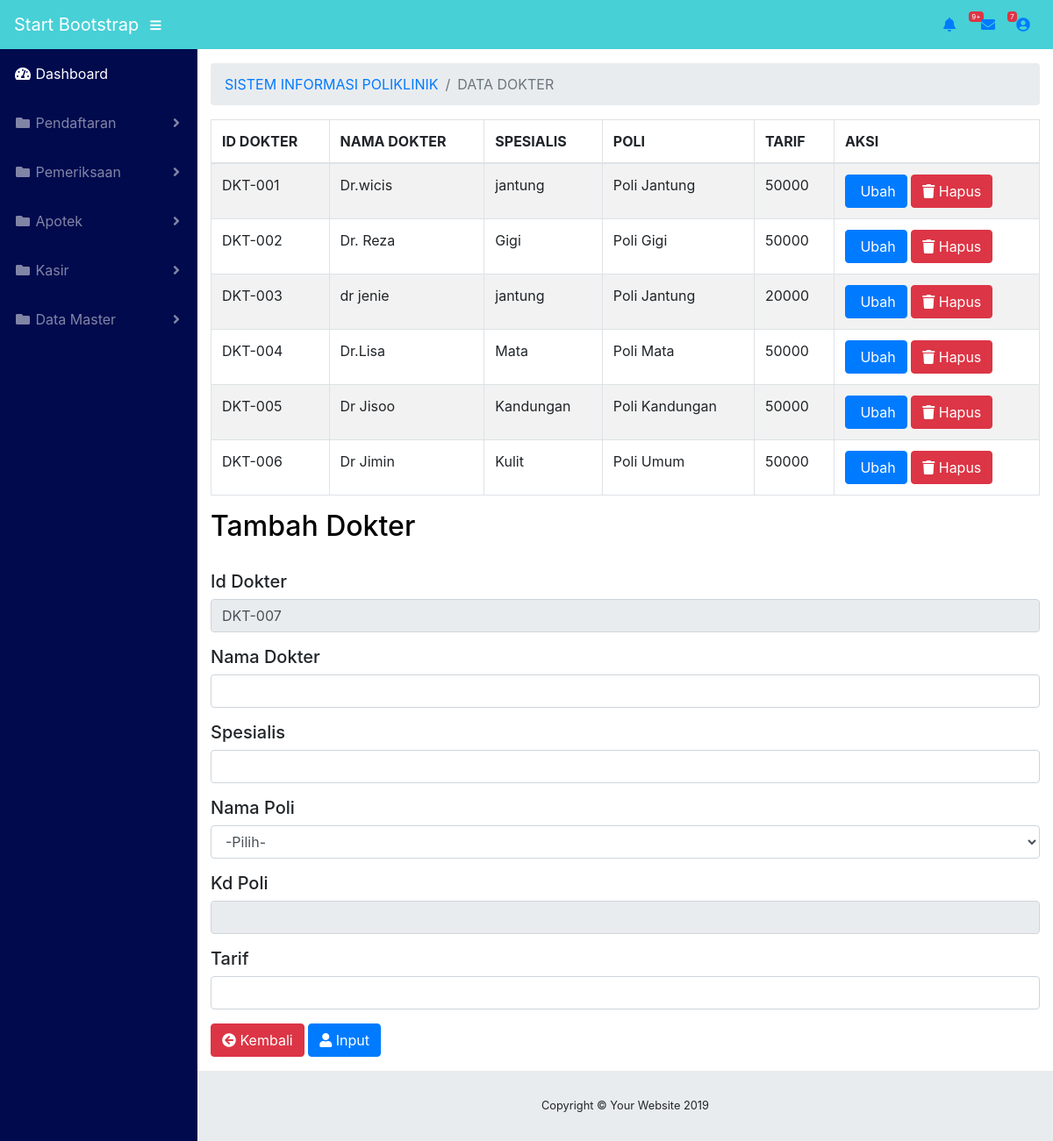
Screenshot of /data_dokter.php (signed in) with the database file from the repository.
### tables this page shows
CREATE TABLE IF NOT EXISTS `tb_dokter` (
  `id_dokter` varchar(100) NOT NULL,
  `nm_dokter` varchar(100) NOT NULL,
  `spesialis` varchar(100) NOT NULL,
  `tarif` varchar(100) NOT NULL,
  `kd_poli` varchar(100) NOT NULL,
  `nm_poli` varchar(100) NOT NULL
);

### data_dokter.php (the view, shortened to what this page needs)
<?php
    include "koneksi.php";
    $query = "SELECT max(id_dokter) as maxKode FROM tb_dokter";
    $hasil = mysqli_query($conn,$query);
    $data = mysqli_fetch_array($hasil);
    $idBel = $data['maxKode'];
    $noUrut = (int) substr($idBel, 4, 4);
    $noUrut++;
    $char = "DKT-";
    $idBel = $char.sprintf("%03s", $noUrut);
?>
<!DOCTYPE html>
<html lang="en">
<head>
  <link href="vendor/fontawesome-free/css/all.min.css" rel="stylesheet" type="text/css">
  <link href="vendor/datatables/dataTables.bootstrap4.css" rel="stylesheet">
  <link href="css/sb-admin.css" rel="stylesheet">
</head>
<body id="page-top">
  <nav class="navbar navbar-expand static-top"style="background-color: #47D0D6;">
    <a class="navbar-brand mr-1"style="color: white" href="index.html">Start Bootstrap</a>
    <button class="btn btn-link btn-sm text-white order-1 order-sm-0" id="sidebarToggle" href="#">
      <i class="fas fa-bars"></i>
    </button>
    <ul class="navbar-nav ml-auto ml-md-0">
      <li class="nav-item dropdown no-arrow mx-1">
        <a class="nav-link dropdown-toggle" href="#" id="alertsDropdown" role="button" data-toggle="dropdown" aria-haspopup="true" aria-expanded="false">
          <i class="fas fa-bell fa-fw"></i>
          <span class="badge badge-danger">9+</span>
        </a>
      </li>
      <li class="nav-item dropdown no-arrow mx-1">
        <a class="nav-link dropdown-toggle" href="#" id="messagesDropdown" role="button" data-toggle="dropdown" aria-haspopup="true" aria-expanded="false">
          <i class="fas fa-envelope fa-fw"></i>
          <span class="badge badge-danger">7</span>
        </a>
      </li>
      <li class="nav-item dropdown no-arrow">
        <a class="nav-link dropdown-toggle" href="#" id="userDropdown" role="button" data-toggle="dropdown" aria-haspopup="true" aria-expanded="false">
          <i class="fas fa-user-circle fa-fw"></i>
        </a>
      </li>
    </ul>
  </nav>
  <div id="wrapper">
    <ul class="sidebar navbar-nav"style="background-color: #000A4D;">
      <li class="nav-item active">
        <a class="nav-link" href="index_admin.php">
          <i class="fas fa-fw fa-tachometer-alt"></i>
          <span>Dashboard</span>
        </a>
      </li>
      <li class="nav-item dropdown">
        <a class="nav-link dropdown-toggle" href="#" id="pagesDropdown" role="button" data-toggle="dropdown" aria-haspopup="true" aria-expanded="false">
          <i class="fas fa-fw fa-folder"></i>
          <span>Pendaftaran</span>
        </a>
      <li class="nav-item dropdown">
        <a class="nav-link dropdown-toggle" href="#" id="pagesDropdown" role="button" data-toggle="dropdown" aria-haspopup="true" aria-expanded="false">
          <i class="fas fa-fw fa-folder"></i>
          <span>Pemeriksaan</span>
        </a>
      </li>
      <li class="nav-item dropdown">
        <a class="nav-link dropdown-toggle" href="#" id="pagesDropdown" role="button" data-toggle="dropdown" aria-haspopup="true" aria-expanded="false">
          <i class="fas fa-fw fa-folder"></i>
          <span>Apotek</span>
        </a>
      </li>
      <li class="nav-item dropdown">
        <a class="nav-link dropdown-toggle" href="#" id="pagesDropdown" role="button" data-toggle="dropdown" aria-haspopup="true" aria-expanded="false">
          <i class="fas fa-fw fa-folder"></i>
          <span>Kasir</span>
        </a>
      </li>
      <li class="nav-item dropdown">
        <a class="nav-link dropdown-toggle" href="#" id="pagesDropdown" role="button" data-toggle="dropdown" aria-haspopup="true" aria-expanded="false">
          <i class="fas fa-fw fa-folder"></i>
          <span>Data Master</span>
        </a>
      </li>
    </ul>
    <div id="content-wrapper">
      <div class="container-fluid">
        <ol class="breadcrumb">
          <li class="breadcrumb-item">
            <a href="index_admin.php">SISTEM INFORMASI POLIKLINIK</a>
          </li>
          <li class="breadcrumb-item active">DATA DOKTER</li>
        </ol>
        <div class="table-responsive">
                            <table class="table table-bordered table-striped table-hover js-basic-example dataTabl">
                                <thead>
                                    <tr>
                                        <th>ID DOKTER</th>
                                        <th>NAMA DOKTER</th>
                                        <th>SPESIALIS</th>
                                        <th>POLI</th>
                                        <th>TARIF</th>
                                        <th>AKSI</th>
                                    </tr>
                                </thead>
                                <tbody>
                                    <?php
                        $query="SELECT * FROM tb_dokter";
                        $result= mysqli_query($conn, $query);
                        if(mysqli_num_rows($result) >0){
                            while($data=mysqli_fetch_assoc($result)){
                ?>
                <tr>
                    <td><?php echo $data["id_dokter"];   ?></td>
                    <td><?php echo $data["nm_dokter"];   ?></td>
                    <td><?php echo $data["spesialis"];   ?></td>
                    <td><?php echo $data["nm_poli"];   ?></td>
                    <td><?php echo $data["tarif"];   ?></td>
                    <td>
                    <a href='ubah_dokter.php?id_dokter=<?php echo $data['id_dokter'];?>'  class="btn btn-primary"><i class="fa fa-pencil"></i> Ubah</a>
                    <a href='hapus_dokter.php?id_dokter=<?php echo $data['id_dokter'];?>'
                        onclick=" return confirm('Anda Yakin Menghapus Data Ini');"
                        class="btn btn-danger"><i class="fa fa-trash"></i> Hapus</a>
                    </td>
                </tr>
                <?php
                    }
                }
                ?>
                                </tbody>
                            </table>
                        </div>
                        <div class="body">
                          <form  role="form" action="" method="POST">
                            <h2 class="card-inside-title" style="color: black;" >Tambah Dokter</h2><br>
                            <h5 class="card-inside-title">Id Dokter</h5>
                                    <div class="form-group">
                                        <div class="form-line">
                                            <input type="text" name="id_dokter" class="form-control" value="<?php echo $idBel; ?>" readonly />
                                        </div>
                                    </div>
                            <h5 class="card-inside-title">Nama Dokter</h5>
                                    <div class="form-group">
                                        <div class="form-line">
                                            <input type="text" name="nm_dokter" class="form-control" />
                                        </div>
                                    </div>
                            <h5 class="card-inside-title">Spesialis</h5>
                                    <div class="form-group">
                                        <div class="form-line">
                                            <input type="text" name="spesialis" class="form-control" />
                                        </div>
                                    </div>
                            <h5 class="card-inside-title">Nama Poli</h5>
                                    <div class="form-group">
                                        <div class="form-line">
                                            <select class="form-control show-tick" name="nm_poli" id="nm_poli"
                                            onchange='changeValue(this.value)' required>
                                                <option value="">-Pilih-</option>
                                            </select>
                                        </div>
                                    </div>
                            <h5 class="card-inside-title">Kd Poli</h5>
                                    <div class="form-group">
                                        <div class="form-line">
                                            <input type="text" name="kd_poli" id="kd_poli" class="form-control" readonly />
                                        </div>
                                    </div>
                            <h5 class="card-inside-title">Tarif</h5>
                                    <div class="form-group">
                                        <div class="form-line">
                                            <input type="text" name="tarif" class="form-control" />
                                        </div>
                                    </div>
  <div class="form-group pull-right">
    <a href="index_daftar.php" class="btn btn-danger"><i class="fas fa-arrow-circle-left"></i> Kembali</a>
    <button name="submit" type="submit" class="btn btn-primary"><i class="fas fa-user"></i> Input</button>
  </div>
                  </div>
      <footer class="sticky-footer">
        <div class="container my-auto">
          <div class="copyright text-center my-auto">
            <span>Copyright © Your Website 2019</span>
          </div>
        </div>
      </footer>
    </div>
  </div>
</body>
</html>

### rows the page displays
tb_dokter: id_dokter "DKT-001", nm_dokter "Dr.wicis", spesialis "jantung", nm_poli "Poli Jantung", tarif "50000"
tb_dokter: id_dokter "DKT-002", nm_dokter "Dr. Reza", spesialis "Gigi", nm_poli "Poli Gigi", tarif "50000"
tb_dokter: id_dokter "DKT-003", nm_dokter "dr jenie", spesialis "jantung", nm_poli "Poli Jantung", tarif "20000"
tb_dokter: id_dokter "DKT-004", nm_dokter "Dr.Lisa", spesialis "Mata", nm_poli "Poli Mata", tarif "50000"
tb_dokter: id_dokter "DKT-005", nm_dokter "Dr Jisoo", spesialis "Kandungan", nm_poli "Poli Kandungan", tarif "50000"
tb_dokter: id_dokter "DKT-006", nm_dokter "Dr Jimin", spesialis "Kulit", nm_poli "Poli Umum", tarif "50000"
